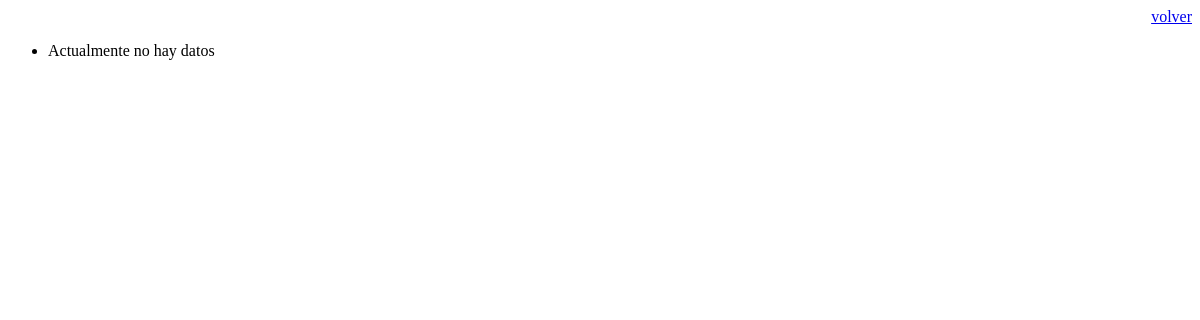
Page /listado on the earlier database version.
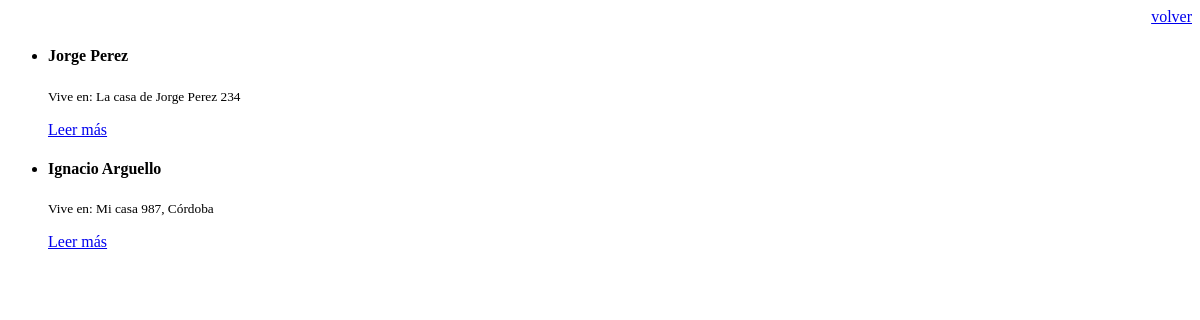
Same page on the later database version.
### app/models.py (models this page shows, shortened)
class Datos(models.Model):
	nombres = models.CharField(max_length=150)
	apellido = models.CharField(max_length=150)
	numero = models.IntegerField()
	direccion = models.CharField(max_length=260)

### app/views.py (the view)
# urls.py: url(r'^listado$', 'app.views.lista', name='listado'),
def lista(request):
	datos = Datos.objects.all().order_by('-id') #por el ultimo creado
	return render_to_response("listado.html", {"datos":datos})

### firstDjango/templates/listado.html (shortened to what this page needs)
<!doctype html>
<html lang="es">
<head>
</head>
<body>
	<a href="/" style="float:right">volver</a><br>
	<ul>
	{% for dato in datos %}
		<li>
			<h4>{{dato.nombres}} {{dato.apellido}}</h4>
			<p><small>Vive en: {{dato.direccion}}</small></p>
			<a href="#{{dato.numero}}">Leer m&aacute;s</a>
		</li>
		{% empty %}
		<li>Actualmente no hay datos</li>
	{% endfor %}
	</ul>
</body>
</html>

Differences in the rows shown:
added Datos: nombres "Jorge", apellido "Perez", direccion "La casa de Jorge Perez 234"
added Datos: nombres "Ignacio", apellido "Arguello", direccion "Mi casa 987, Córdoba"
Other differences:
text no longer shown: "Actualmente no hay datos"
